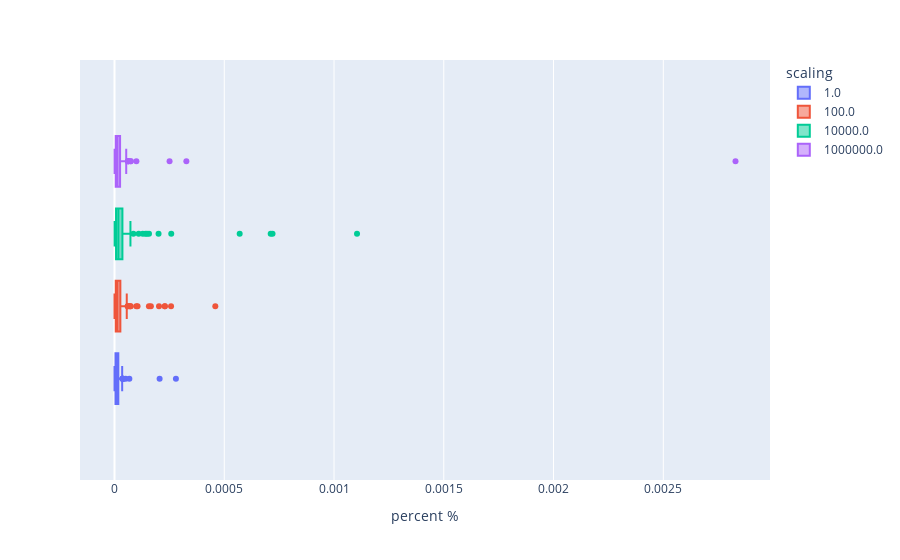

The notebook cell this image was saved under:
### Code cell
fig = px.box(df_abv, x="percent %", color='scaling')
fig.show()
